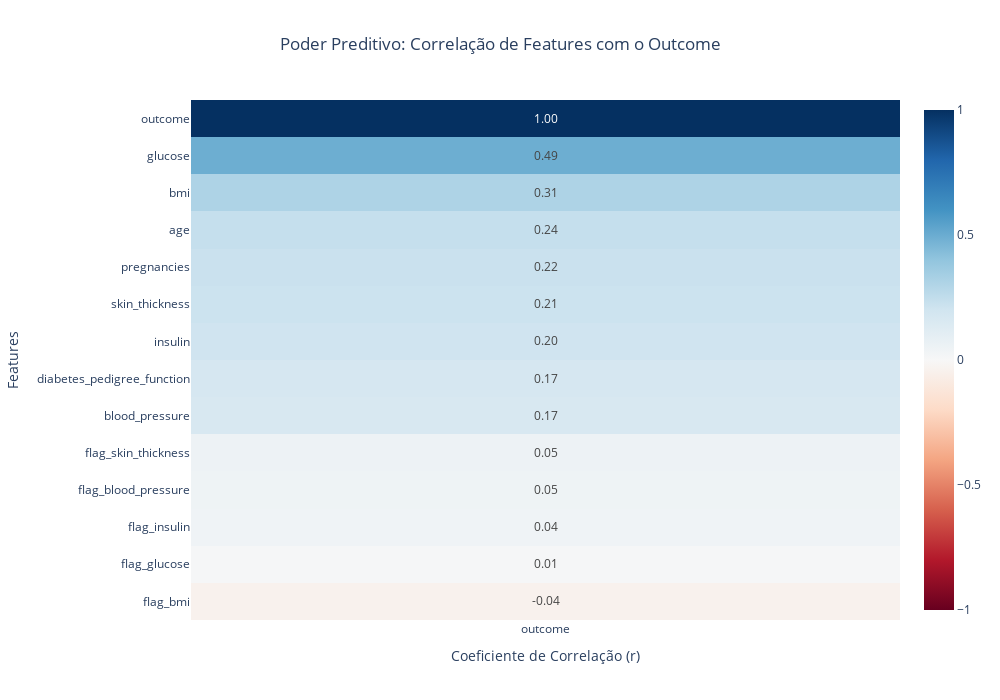

This figure's notebook cell:
### Markdown cell above
### STEP 3.1.2 Vetor de Correlação: Mostra apenas a correlação de cada feature com o target (outcome).

### Code cell
COLS_CORR = [
    col for col in df3.select_dtypes(include=["int8", "float32"]).columns
]  # Numeric variables

correlation_matrix = df3[COLS_CORR].corr()[['outcome']].sort_values(by='outcome', ascending=False)

fig = px.imshow(
    correlation_matrix,
    text_auto=".2f",
    aspect="auto",
    title="Poder Preditivo: Correlação de Features com o Outcome",
    color_continuous_scale=px.colors.diverging.RdBu,
    zmin=-1,
    zmax=1,
)

fig.update_xaxes(side="bottom")
fig.update_layout(
    height=700,
    width=1000,
    xaxis_title="Coeficiente de Correlação (r)",
    yaxis_title="Features",
    title_x=0.5,
)

### Figure 1 — Plotly figure (JSON) as saved in the notebook; plotly's stock layout.template omitted (floating-point values rounded to 4 significant figures)
{"data": [{"coloraxis": "coloraxis", "hovertemplate": "x: %{x}<br>y: %{y}<br>color: %{z}<extra></extra>", "name": "0", "texttemplate": "%{z:.2f}", "type": "heatmap", "x": ["outcome"], "xaxis": "x", "y": ["outcome", "glucose", "bmi", "age", "pregnancies", "skin_thickness", "insulin", "diabetes_pedigree_function", "blood_pressure", "flag_skin_thickness", "flag_blood_pressure", "flag_insulin", "flag_glucose", "flag_bmi"], "yaxis": "y", "z": [[1.0], [0.4928], [0.312], [0.2384], [0.2219], [0.2149], [0.2038], [0.1738], [0.1657], [0.0526], [0.0496], [0.04093], [0.008669], [-0.04227]]}], "layout": {"coloraxis": {"cmax": 1, "cmin": -1, "colorscale": [[0, "rgb(103,0,31)"], [0.1, "rgb(178,24,43)"], [0.2, "rgb(214,96,77)"], [0.3, "rgb(244,165,130)"], [0.4, "rgb(253,219,199)"], [0.5, "rgb(247,247,247)"], [0.6, "rgb(209,229,240)"], [0.7, "rgb(146,197,222)"], [0.8, "rgb(67,147,195)"], [0.9, "rgb(33,102,172)"], [1, "rgb(5,48,97)"]]}, "height": 700, "title": {"text": "Poder Preditivo: Correlação de Features com o Outcome", "x": 0.5}, "width": 1000, "xaxis": {"anchor": "y", "domain": [0, 1], "side": "bottom", "title": {"text": "Coeficiente de Correlação (r)"}}, "yaxis": {"anchor": "x", "autorange": "reversed", "domain": [0, 1], "title": {"text": "Features"}}}}
